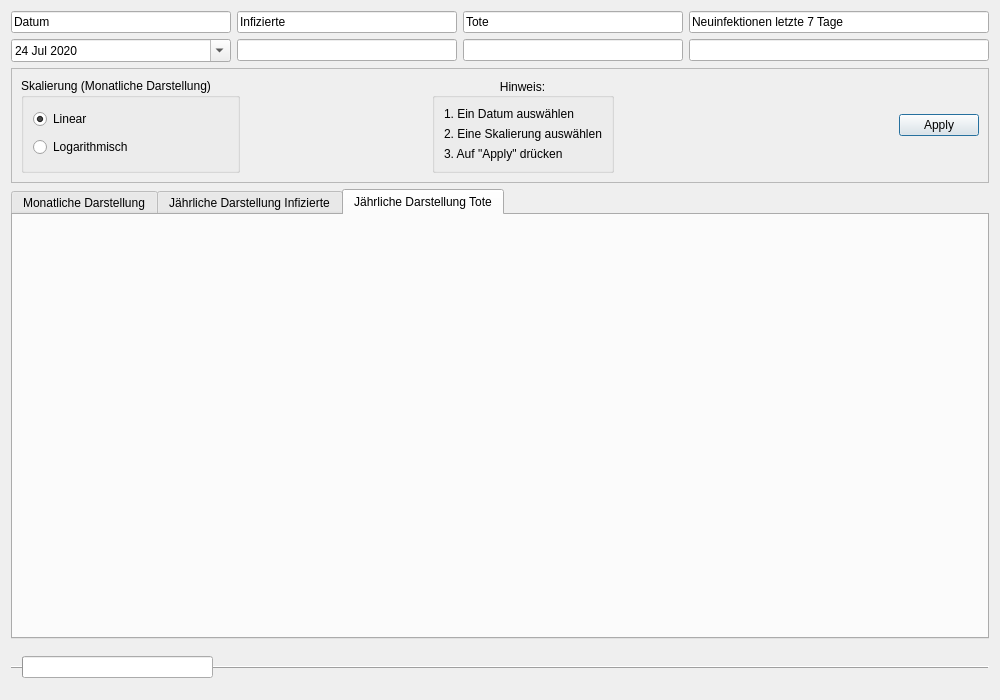
<?xml version="1.0" encoding="UTF-8"?>
<ui version="4.0">
 <class>Albanien</class>
 <widget class="QDialog" name="Albanien">
  <property name="geometry">
   <rect>
    <x>0</x>
    <y>0</y>
    <width>1000</width>
    <height>700</height>
   </rect>
  </property>
  <property name="windowTitle">
   <string>Albanien</string>
  </property>
  <layout class="QVBoxLayout" name="verticalLayout_7">
   <item>
    <layout class="QGridLayout" name="gridLayout">
     <item row="2" column="0">
      <widget class="QLineEdit" name="lineEdit_3">
       <property name="text">
        <string>Datum</string>
       </property>
       <property name="readOnly">
        <bool>true</bool>
       </property>
      </widget>
     </item>
     <item row="4" column="4">
      <widget class="QLineEdit" name="lineEdit_7">
       <property name="readOnly">
        <bool>true</bool>
       </property>
      </widget>
     </item>
     <item row="2" column="4">
      <widget class="QLineEdit" name="lineEdit_2">
       <property name="minimumSize">
        <size>
         <width>300</width>
         <height>0</height>
        </size>
       </property>
       <property name="text">
        <string>Neuinfektionen letzte 7 Tage</string>
       </property>
       <property name="readOnly">
        <bool>true</bool>
       </property>
      </widget>
     </item>
     <item row="4" column="0">
      <widget class="QDateEdit" name="dateEdit">
       <property name="readOnly">
        <bool>false</bool>
       </property>
       <property name="buttonSymbols">
        <enum>QAbstractSpinBox::NoButtons</enum>
       </property>
       <property name="accelerated">
        <bool>false</bool>
       </property>
       <property name="dateTime">
        <datetime>
         <hour>0</hour>
         <minute>0</minute>
         <second>0</second>
         <year>2020</year>
         <month>7</month>
         <day>24</day>
        </datetime>
       </property>
       <property name="minimumDateTime">
        <datetime>
         <hour>0</hour>
         <minute>0</minute>
         <second>0</second>
         <year>2020</year>
         <month>1</month>
         <day>1</day>
        </datetime>
       </property>
       <property name="currentSection">
        <enum>QDateTimeEdit::DaySection</enum>
       </property>
       <property name="calendarPopup">
        <bool>true</bool>
       </property>
       <property name="timeSpec">
        <enum>Qt::LocalTime</enum>
       </property>
       <property name="date">
        <date>
         <year>2020</year>
         <month>7</month>
         <day>24</day>
        </date>
       </property>
      </widget>
     </item>
     <item row="2" column="1">
      <widget class="QLineEdit" name="lineEdit">
       <property name="text">
        <string>Infizierte</string>
       </property>
       <property name="readOnly">
        <bool>true</bool>
       </property>
      </widget>
     </item>
     <item row="4" column="1">
      <widget class="QLineEdit" name="lineEdit_4">
       <property name="readOnly">
        <bool>true</bool>
       </property>
      </widget>
     </item>
     <item row="4" column="2">
      <widget class="QLineEdit" name="lineEdit_6">
       <property name="readOnly">
        <bool>true</bool>
       </property>
      </widget>
     </item>
     <item row="2" column="2">
      <widget class="QLineEdit" name="lineEdit_5">
       <property name="text">
        <string>Tote</string>
       </property>
       <property name="readOnly">
        <bool>true</bool>
       </property>
      </widget>
     </item>
    </layout>
   </item>
   <item>
    <widget class="QFrame" name="frame">
     <property name="frameShape">
      <enum>QFrame::StyledPanel</enum>
     </property>
     <property name="frameShadow">
      <enum>QFrame::Raised</enum>
     </property>
     <layout class="QGridLayout" name="gridLayout_4">
      <item row="0" column="0">
       <widget class="QGroupBox" name="groupBox">
        <property name="enabled">
         <bool>true</bool>
        </property>
        <property name="title">
         <string>Skalierung (Monatliche Darstellung)</string>
        </property>
        <property name="flat">
         <bool>false</bool>
        </property>
        <property name="checkable">
         <bool>false</bool>
        </property>
        <layout class="QVBoxLayout" name="verticalLayout_6">
         <item>
          <widget class="QRadioButton" name="skalaLiear">
           <property name="text">
            <string>Linear</string>
           </property>
           <property name="checked">
            <bool>true</bool>
           </property>
          </widget>
         </item>
         <item>
          <widget class="QRadioButton" name="skalaLogarithm">
           <property name="text">
            <string>Logarithmisch</string>
           </property>
          </widget>
         </item>
        </layout>
       </widget>
      </item>
      <item row="0" column="6">
       <widget class="QDialogButtonBox" name="buttonBox">
        <property name="standardButtons">
         <set>QDialogButtonBox::Apply</set>
        </property>
        <property name="centerButtons">
         <bool>false</bool>
        </property>
       </widget>
      </item>
      <item row="0" column="4">
       <widget class="QGroupBox" name="groupBox_2">
        <property name="title">
         <string>Hinweis:</string>
        </property>
        <property name="alignment">
         <set>Qt::AlignCenter</set>
        </property>
        <property name="flat">
         <bool>false</bool>
        </property>
        <layout class="QGridLayout" name="gridLayout_6">
         <item row="0" column="0">
          <widget class="QLabel" name="label">
           <property name="text">
            <string>1. Ein Datum auswählen</string>
           </property>
          </widget>
         </item>
         <item row="1" column="0">
          <widget class="QLabel" name="label_2">
           <property name="text">
            <string>2. Eine Skalierung auswählen</string>
           </property>
          </widget>
         </item>
         <item row="2" column="0">
          <widget class="QLabel" name="label_3">
           <property name="text">
            <string>3. Auf &quot;Apply&quot; drücken</string>
           </property>
          </widget>
         </item>
        </layout>
       </widget>
      </item>
      <item row="0" column="1">
       <spacer name="horizontalSpacer">
        <property name="orientation">
         <enum>Qt::Horizontal</enum>
        </property>
        <property name="sizeHint" stdset="0">
         <size>
          <width>40</width>
          <height>20</height>
         </size>
        </property>
       </spacer>
      </item>
      <item row="0" column="2">
       <widget class="Line" name="line">
        <property name="orientation">
         <enum>Qt::Horizontal</enum>
        </property>
       </widget>
      </item>
      <item row="0" column="5">
       <spacer name="horizontalSpacer_2">
        <property name="orientation">
         <enum>Qt::Horizontal</enum>
        </property>
        <property name="sizeHint" stdset="0">
         <size>
          <width>40</width>
          <height>20</height>
         </size>
        </property>
       </spacer>
      </item>
     </layout>
    </widget>
   </item>
   <item>
    <layout class="QVBoxLayout" name="verticalLayout">
     <item>
      <widget class="QTabWidget" name="tabWidget">
       <property name="currentIndex">
        <number>2</number>
       </property>
       <widget class="QWidget" name="tab">
        <attribute name="title">
         <string>Monatliche Darstellung</string>
        </attribute>
        <layout class="QGridLayout" name="gridLayout_2">
         <item row="0" column="0">
          <layout class="QVBoxLayout" name="verticalLayout_3"/>
         </item>
        </layout>
       </widget>
       <widget class="QWidget" name="Tab_2">
        <attribute name="title">
         <string>Jährliche Darstellung Infizierte</string>
        </attribute>
        <layout class="QVBoxLayout" name="verticalLayout_5">
         <item>
          <layout class="QVBoxLayout" name="verticalLayout_4"/>
         </item>
        </layout>
       </widget>
       <widget class="QWidget" name="tab_3">
        <attribute name="title">
         <string>Jährliche Darstellung Tote</string>
        </attribute>
        <layout class="QVBoxLayout" name="verticalLayout_8">
         <item>
          <layout class="QVBoxLayout" name="verticalLayout_2"/>
         </item>
        </layout>
       </widget>
      </widget>
     </item>
    </layout>
   </item>
   <item>
    <widget class="QFrame" name="frame_2">
     <property name="frameShape">
      <enum>QFrame::HLine</enum>
     </property>
     <property name="frameShadow">
      <enum>QFrame::Raised</enum>
     </property>
     <layout class="QGridLayout" name="gridLayout_5">
      <item row="0" column="3">
       <spacer name="horizontalSpacer_4">
        <property name="orientation">
         <enum>Qt::Horizontal</enum>
        </property>
        <property name="sizeHint" stdset="0">
         <size>
          <width>40</width>
          <height>20</height>
         </size>
        </property>
       </spacer>
      </item>
      <item row="0" column="0">
       <widget class="QProgressBar" name="progressBar">
        <property name="value">
         <number>0</number>
        </property>
        <property name="textVisible">
         <bool>false</bool>
        </property>
        <property name="orientation">
         <enum>Qt::Horizontal</enum>
        </property>
       </widget>
      </item>
      <item row="0" column="4">
       <spacer name="horizontalSpacer_3">
        <property name="orientation">
         <enum>Qt::Horizontal</enum>
        </property>
        <property name="sizeHint" stdset="0">
         <size>
          <width>40</width>
          <height>20</height>
         </size>
        </property>
       </spacer>
      </item>
      <item row="0" column="2">
       <spacer name="horizontalSpacer_5">
        <property name="orientation">
         <enum>Qt::Horizontal</enum>
        </property>
        <property name="sizeHint" stdset="0">
         <size>
          <width>40</width>
          <height>20</height>
         </size>
        </property>
       </spacer>
      </item>
      <item row="0" column="1">
       <spacer name="horizontalSpacer_6">
        <property name="orientation">
         <enum>Qt::Horizontal</enum>
        </property>
        <property name="sizeHint" stdset="0">
         <size>
          <width>40</width>
          <height>20</height>
         </size>
        </property>
       </spacer>
      </item>
     </layout>
    </widget>
   </item>
  </layout>
 </widget>
 <resources/>
 <connections/>
</ui>
